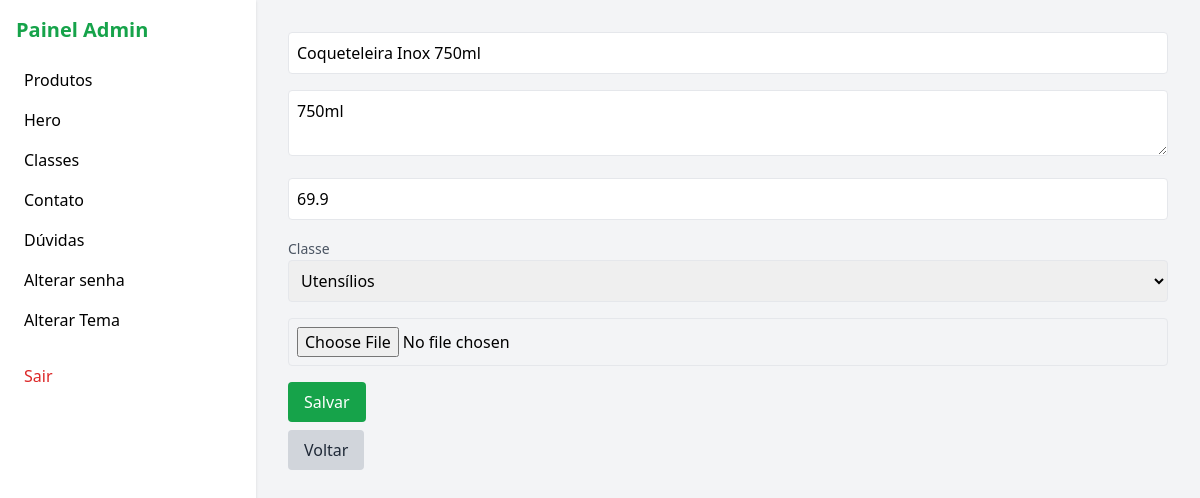
The app's page /admin/produtos/editar/5 (signed in) with its own data.
### tables this page shows
CREATE TABLE produtos (id INTEGER PRIMARY KEY, nome TEXT, descricao TEXT, preco REAL, imagem TEXT, ativo INTEGER DEFAULT 1, class_id INTEGER, imagem_variants TEXT);

CREATE TABLE classes (id INTEGER PRIMARY KEY, nome TEXT);

### app2.py (the view, shortened to what this page needs)
@app.route('/admin/produtos/editar/<int:id>', methods=['GET','POST'])
def admin_produto_editar(id):
    if not session.get('admin'):
        return redirect(url_for('admin_login'))
    conn = get_db()
    produto = conn.execute('SELECT * FROM produtos WHERE id=?',(id,)).fetchone()
    classes = conn.execute('SELECT * FROM classes ORDER BY nome').fetchall()
    conn.close()
    return render_template('admin_produto_form.html', produto=produto, classes=classes)

### app2.py (called while the page is built)
@app.context_processor
def inject_theme():
    return dict(theme=THEME)

@app.context_processor
def inject_helpers():
    return dict(format_price=format_price, whatsapp_link=build_whatsapp_url)

def get_db():
    conn = sqlite3.connect('database.db')
    conn.row_factory = sqlite3.Row
    return conn

### templates/admin_produto_form.html (shortened to what this page needs)
{% extends 'admin_base.html' %}
{% block content %}
<form method="POST" enctype="multipart/form-data" class="space-y-4">
<input name="nome" placeholder="Nome" required class="border p-2 rounded w-full" value="{{ produto['nome'] if produto else '' }}">
<textarea name="descricao" placeholder="Descrição" class="border p-2 rounded w-full">{{ produto['descricao'] if produto else '' }}</textarea>
<input type="number" step="0.01" name="preco" placeholder="Preço" required class="border p-2 rounded w-full" value="{{ produto['preco'] if produto else '' }}">
<label class="block">
	<span class="text-sm text-gray-600">Classe</span>
	<select name="class_id" class="border p-2 rounded w-full">
		{% for c in classes %}
			<option value="{{ c['id'] }}" {% if produto and produto['class_id']==c['id'] %}selected{% endif %}>{{ c['nome'] }}</option>
		{% endfor %}
	</select>
</label>
<input type="file" name="imagem" class="border p-2 rounded w-full">
<button class="bg-green-600 text-white py-2 px-4 rounded hover:bg-green-700">Salvar</button>
</form>
<a href="{{ url_for('admin_produtos') }}" class="bg-gray-300 text-gray-800 py-2 px-4 rounded hover:bg-gray-400 mt-2 inline-block">Voltar</a>
{% endblock %}

### records on screen
produtos: nome "Coqueteleira Inox 750ml", descricao "750ml", preco "69.9", class_id "Utensílios"
